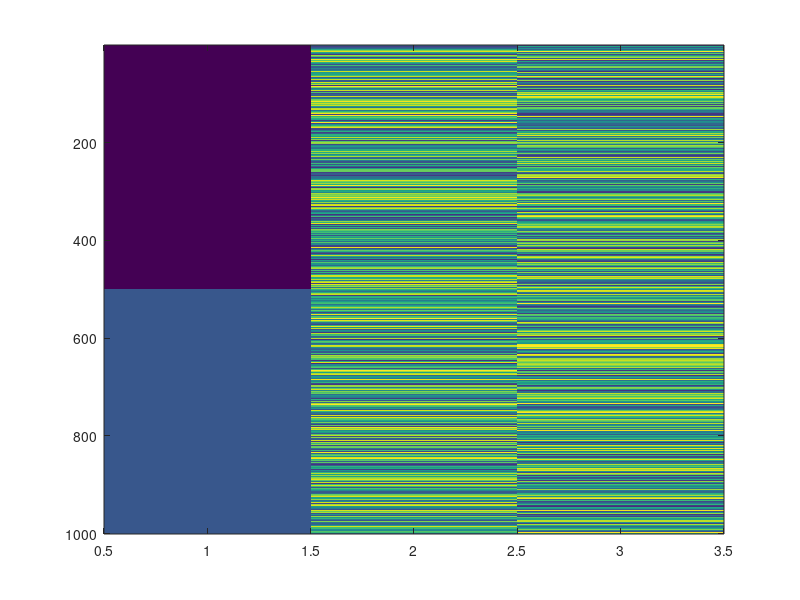

This figure's MATLAB source: (Note: this script raises an error after producing the figure.)
%% Test channel model

parfor i = 1:100
    %% Build 360 units, 180 left tuned, 180 right tuned

    n = 1000;
    n2 = n/2;
    % each unit is represented by three columns, the first column is the
    % spatial tuning [-1,1], the second and third column represented the center
    % of a von mises distribution corresponding to color/motion sensitivity:
    units = zeros(n,3);
    % set spatial
    units(1:n2,1) = -1;
    units((n2+1):end,1) = 1;
    % set color sensitivity
    units(1:n2,2) = rand(n2,1)*2*pi;
    units((n2+1):end,2) = rand(n2,1)*2*pi;
    % set motion sensitivity
    units(1:n2,3) = rand(n2,1)*2*pi;
    units((n2+1):end,3) = rand(n2,1)*2*pi;
    % for plotting, compute the x/y of color and motion sensitivity
    xc = cos(units(:,2));
    yc = sin(units(:,2));
    xm = cos(units(:,3));
    ym = sin(units(:,3));

    %% Show design matrix
    figure;
    imagesc(units);

    %% Parameters
    cK = 1; % kappa parameter for color
    mK = 1; % kappa parameter for motion

    %% Test a stimulus

    stim = [-1 pi pi]; 

    out = compTestChannelOut(units,stim,cK,mK);

    % plot two figures in color and motion space
    figure
    subplot(211)
    plot(out.*xc,out.*yc,'o','MarkerFaceColor','k','MarkerEdgeColor','w');
    hline(0,'--k');
    vline(0,'--k');
    axis equal
    title('Color');
    subplot(212)
    plot(out.*xm,out.*ym,'o','MarkerFaceColor','k','MarkerEdgeColor','w');
    hline(0,'--k');
    vline(0,'--k');
    axis equal
    title('Motion');


    %% Create a four channel stimulus

    % up/down motion
    stims = [-1 rand*2*pi 0
             0 rand*2*pi pi
             0  rand*2*pi 0
             0  rand*2*pi pi];

    out = zeros(size(stims,1),size(units,1));
    for si = 1:size(stims,1)
        out(si,:) = compTestChannelOut(units,stims(si,:),cK,mK);
    end

    aout = sum(out,1)';

    figure
    subplot(211)
    plot(aout.*xc,aout.*yc,'o','MarkerFaceColor','k','MarkerEdgeColor','w');
    hline(0,'--k');
    vline(0,'--k');
    axis equal
    subplot(212)
    plot(aout.*xm,aout.*ym,'o','MarkerFaceColor','k','MarkerEdgeColor','w');
    hline(0,'--k');
    vline(0,'--k');
    axis equal

    %% Create a readout filter

    filt = [-1 nan 0]; % for example: left side and upward motion, what was the color
    fcK = 15;
    fmK = 15;

    %% Use the filter to estimate your probability of making different responses

    % multiply by the PDF of this filter 
    fout = compTestChannelOut(units,filt,fcK,fmK);

    figure;
    plot(fout);
    % fout = fout > 0.5;

    readout = aout .* fout;

    figure
    subplot(211)
    plot(readout.*xc,readout.*yc,'o','MarkerFaceColor','k','MarkerEdgeColor','k');
    hline(0,'--k');
    vline(0,'--k');
    axis equal
    subplot(212)
    plot(readout.*xm,readout.*ym,'o','MarkerFaceColor','k','MarkerEdgeColor','k');
    hline(0,'--k');
    vline(0,'--k');
    axis equal


    %% Compute estimate of location
    % these are actually angles originally, so go to X/Y space and average
    xread = readout .* xc;
    yread = readout .* yc;
    readang = atan2(mean(yread),mean(xread));
    disp(sprintf('True angle %1.2f rad',stims(1,2)));
    disp(sprintf('Readout angle %1.2f rad',readang));
    d(i) = angdist(stims(1,2),readang);
end